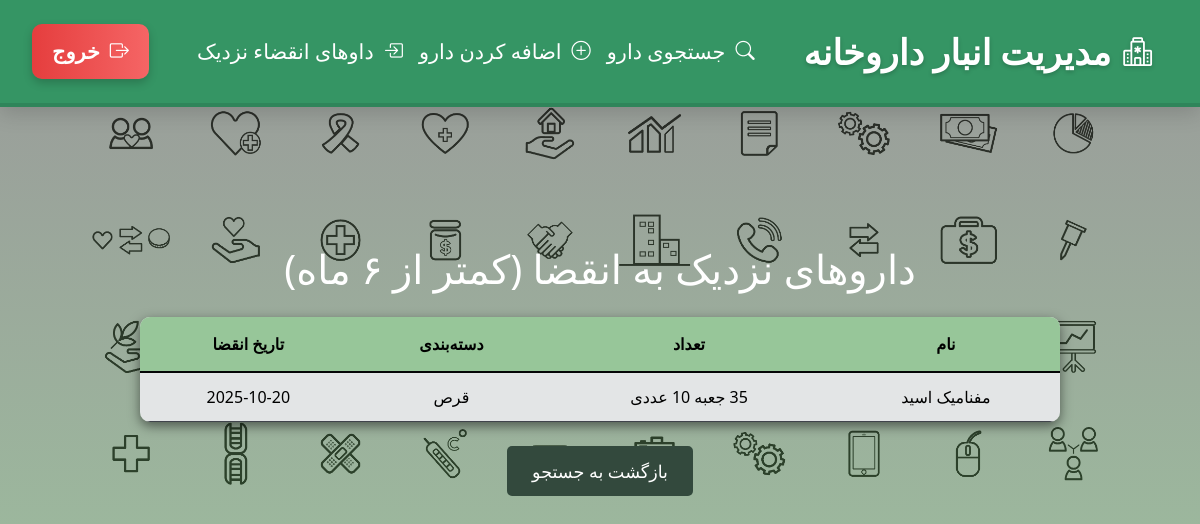
The app's page /expired-drugs (signed in) with its own data.
### index_module/models.py (models this page shows, shortened)
class Drugs(models.Model):
    name = models.CharField(max_length=200, verbose_name='نام دارو')
    category = models.CharField(max_length=200, verbose_name='دسته بندی دارو', null=True, blank=True)
    expiration_date = models.CharField(max_length=200 ,verbose_name='تاریخ انقضا دارو', null=True, blank=True)
    number = models.CharField(max_length=200 , verbose_name='تعداد دارو')
    description = models.CharField(max_length=400, verbose_name='توضیحات برای این دارو', null=True, blank=True)
    date_in_warehouse = models.CharField(max_length=200,verbose_name='تاریخ ورود دارو به انبار', null=True, blank=True)
    user = models.ForeignKey(settings.AUTH_USER_MODEL, on_delete=models.CASCADE, related_name='drugs', null=True)
    class Meta:
        verbose_name = 'داروها'
        verbose_name_plural = 'داروهای داروخانه'

### index_module/views.py (the view)
# urls.py: path('expired-drugs' , views.ExpiredDrugsView.as_view() , name = 'expired-drugs'),
class ExpiredDrugsView(LoginRequiredMixin,ListView):
    model = Drugs
    template_name = 'index_module/expired_drugs.html'
    context_object_name = 'expired_medicines'
    def get_queryset(self):
        today = timezone.now().date()
        six_month_later = today + timedelta(days=180)
        return Drugs.objects.filter(user=self.request.user,expiration_date__lte=six_month_later)
    def get_context_data(self, **kwargs):
        context = super().get_context_data(**kwargs)
        context['six_month_later'] = timezone.now().date() + timedelta(days=180)
        return context

### index_module/templates/index_module/expired_drugs.html (shortened to what this page needs)
{% extends 'shared/base.html' %}
{% block content %}
    <div class="container mt-5">
        <h2 class="text-white text-center mb-4 animated-title">داروهای نزدیک به انقضا (کمتر از ۶ ماه)</h2>
        {% if expired_medicines %}
            <div class="table-container">
                <table class="table-modern">
                    <thead>
                        <tr>
                            <th>نام</th>
                            <th>تعداد</th>
                            <th>دسته‌بندی</th>
                            <th>تاریخ انقضا</th>
                        </tr>
                    </thead>
                    <tbody>
                        {% for medicine in expired_medicines %}
                            <tr>
                                <td>{{ medicine.name }}</td>
                                <td>{{ medicine.number }}</td>
                                <td>{{ medicine.category|default:"ندارد" }}</td>
                                <td>{{ medicine.expiration_date }}</td>
                            </tr>
                        {% endfor %}
                    </tbody>
                </table>
            </div>
        {% else %}
            <div class="alert alert-info text-white text-center p-4">
                هیچ دارویی با تاریخ انقضا نزدیک وجود ندارد.
            </div>
        {% endif %}
        <div class="text-center mt-4">
            <a href="{% url 'search_drug' %}" class="btn-modern">بازگشت به جستجو</a>
        </div>
    </div>
{% endblock %}

### index_module/templates/index_module/expired_drugs.html (style rules this page uses)
.container { max-width: 1000px; margin: 50px auto; padding: 20px; }
.animated-title { font-size: 2.5rem; color: #ffffff; animation: fadeIn 1s ease-in-out; }
.table-container { overflow-x: auto; border-radius: 10px; box-shadow: 0 4px 12px rgba(0, 0, 0, 0.5); }
.table-modern { width: 100%; border-collapse: separate; border-spacing: 0; background-color: #e3e5e6; color: #000000; }
.table-modern th { background-color: #97c699; padding: 15px; text-align: center; border-bottom: 2px solid #050607; font-weight: bold; }
.table-modern td { padding: 12px; text-align: center; vertical-align: middle; border-bottom: 1px solid #40444b; }
.btn-modern { background-color: #33493d; color: #ffffff; padding: 12px 25px; border: none; border-radius: 5px; text-decoration: none; font-size: 1.1rem; transition: all 0.3s ease; display: inline-block; }

### records on screen
Drugs: name "مفنامیک اسید", number "35 جعبه 10 عددی", category "قرص", expiration_date "2025-10-20"
